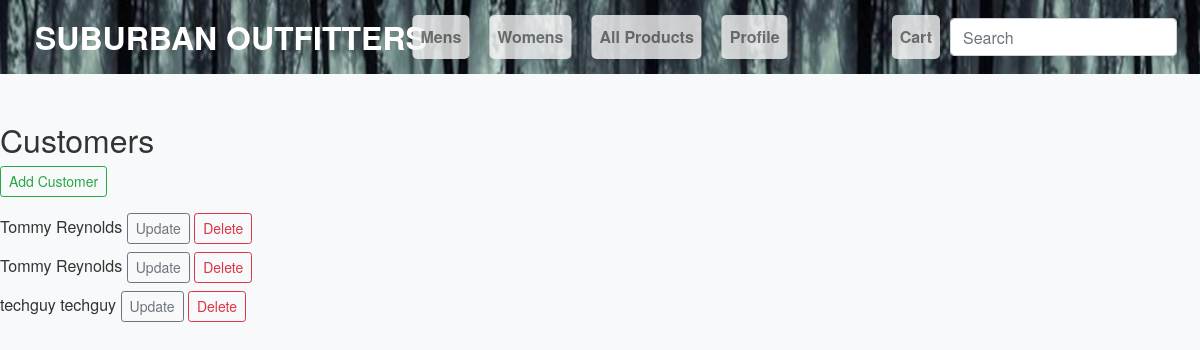
/customers/customer_list/, run on an earlier commit of the app's database.
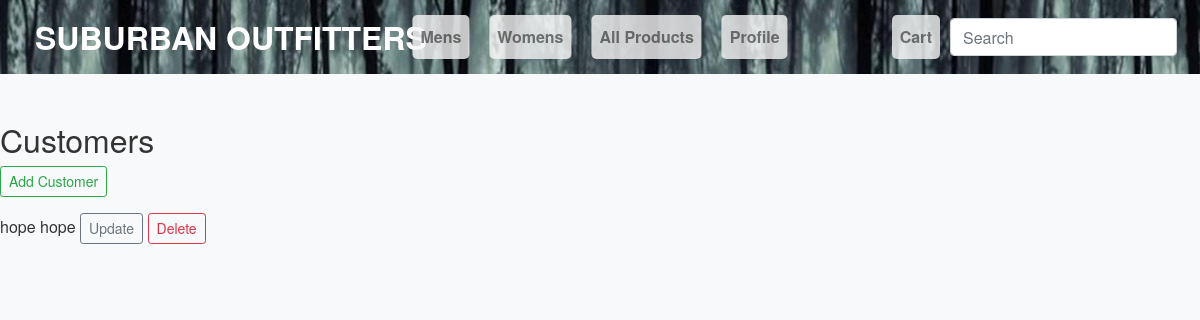
And on a later commit of the database.
### customer/models.py (models this page shows, shortened)
class Customer(models.Model):
    firstName = models.CharField(max_length=100)
    lastName = models.CharField(max_length=100)
    address = models.CharField(max_length=200)
    username = models.CharField(max_length=100)
    password = models.CharField(max_length=100)

### customer/views.py (the view)
# urls.py: path('customer_list/', views.CustomerListView.as_view(), name="customer_list"),
class CustomerListView(View):
    def get(self, request):
        customers = Customer.objects.all()
        return render(request, 'customer_list.html', {'customers': customers})

### customer/context_processors.py (called while the page is built)
def categories(request):
    return {
        'categories': Category.objects.all()
    }

### templates/customer_list.html
{% load static %}
<!DOCTYPE html>
<html>
<head>
    <link rel="stylesheet" href="https://stackpath.bootstrapcdn.com/bootstrap/4.5.2/css/bootstrap.min.css">
    <link rel="stylesheet" href="{% static 'css/styles.css' %}">
</head>
<body>
    {% include "nav.html" %}
    <h2>Customers</h2>
    <a href="{% url 'customer_add' %}" class="btn btn-outline-success btn-sm mb-3">Add Customer</a>
    <ul class="list-unstyled">
        {% for customer in customers %}
        <li class="mb-2">
            {{ customer.firstName }} {{ customer.lastName }}
            <a href="{% url 'customer_update' customer.pk %}" class="btn btn-outline-secondary btn-sm">Update</a>
            <a href="{% url 'customer_delete' customer.pk %}" class="btn btn-outline-danger btn-sm">Delete</a>
        </li>
        {% endfor %}
    </ul>
</body>
</html>

### templates/nav.html (shortened to what this page needs)
{% load static %}
<nav class="navbar fixed-top navbar-expand-lg navbar-light" style="padding: 0.5rem 0; background-image: url('{% static 'images/nav4.jpg' %}');">
    <div class="container-fluid">
        <a class="navbar-brand" href="{% url 'home' %}" style="font-weight: bold; text-transform: uppercase; font-size: 2em; color: white; padding-left: 20px;">SUBURBAN OUTFITTERS</a>
        <div class="collapse navbar-collapse" id="navbarSupportedContent">
            <ul class="navbar-nav mr-auto">
                <li class="nav-item">
                    <a class="nav-link" href="{% url 'mens_products' %}">Mens</a>
                </li>
                <li class="nav-item">
                    <a class="nav-link" href="{% url 'womens_products' %}">Womens</a>
                </li>
                <li class="nav-item">
                    <a class="nav-link" href="{% url 'customer_product_list' %}">All Products</a>
                </li>
                <li class="nav-item">
                    <a class="nav-link" href="{% url 'profile' %}">Profile</a>
                </li>
            </ul>
        </div>
        <div class="ml-auto d-flex align-items-center">
            <ul class="navbar-nav">
                <li class="nav-item">
                    <a href="{% url 'cart:cart_detail' %}" class="nav-link">
                         Cart
                    </a>
                </li>
            </ul>
            <form class="form-inline my-2 my-lg-0" action="{% url 'search_results' %}" method="get">
                <input class="form-control mr-sm-2" type="search" placeholder="Search" aria-label="Search" name="q">
            </form>
        </div>
    </div>
</nav>

### static/css/styles.css (style rules this page uses)
body { background-color: #f8f9fa; color: #333; font-family: 'Helvetica Neue', Helvetica, Arial, sans-serif; margin-top: 120px; }
h1, h2, h3, h4, h5, h6 { color: #333; }
.mb-3 { margin-bottom: 1rem; }
.navbar-brand { font-weight: bold; text-transform: uppercase; font-size: 3em; color: white; padding-left: 40px; }
.navbar-collapse { position: absolute; left: 50%; transform: translateX(-50%); z-index: 1; }
.nav-link { background-color: rgba(245, 245, 245, 0.8); margin: 0 10px; padding: 10px 15px; border-radius: 5px; font-weight: bold; }

What changed in the data, as far as the page shows it:
removed Customer: firstName "Tommy", lastName "Reynolds"
removed Customer: firstName "Tommy", lastName "Reynolds"
removed Customer: firstName "techguy", lastName "techguy"
added Customer: firstName "hope", lastName "hope"
